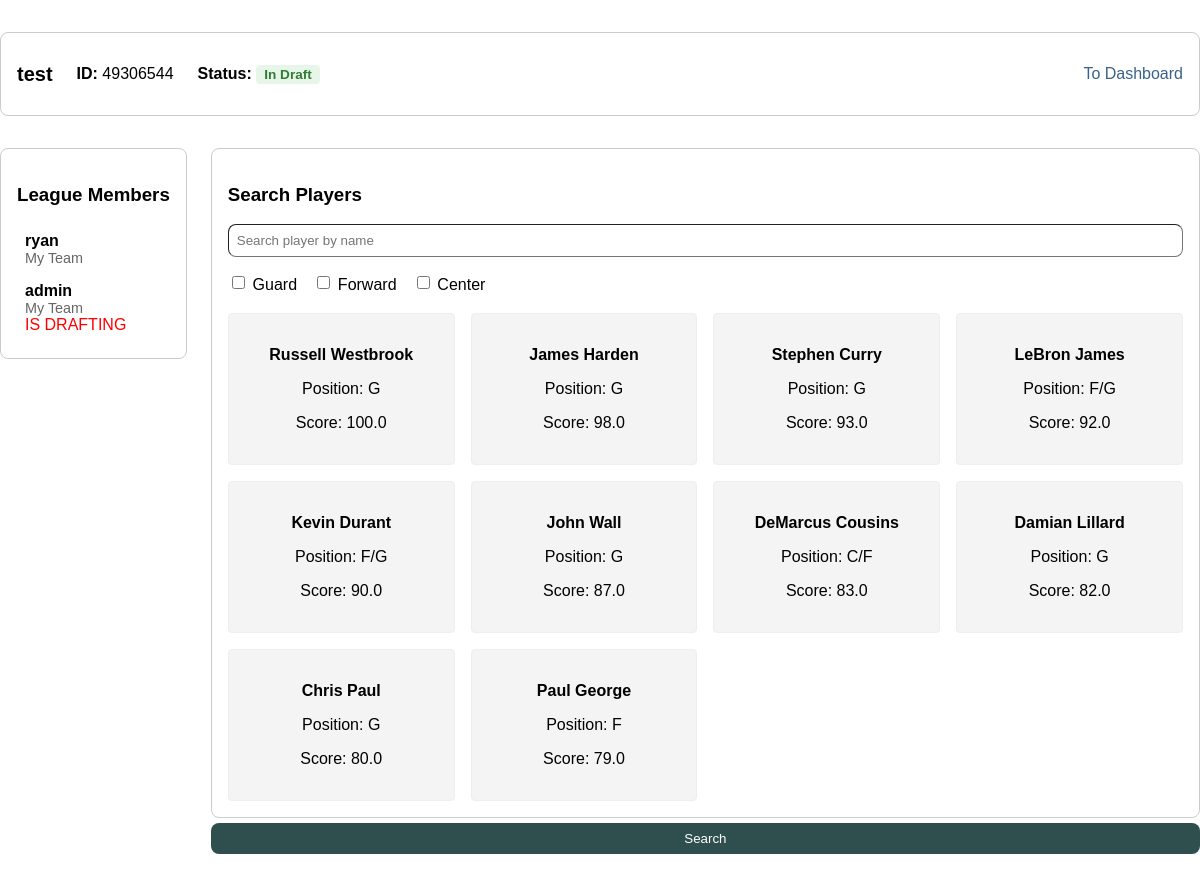
/league/49306544, run on an earlier commit of the app's database.
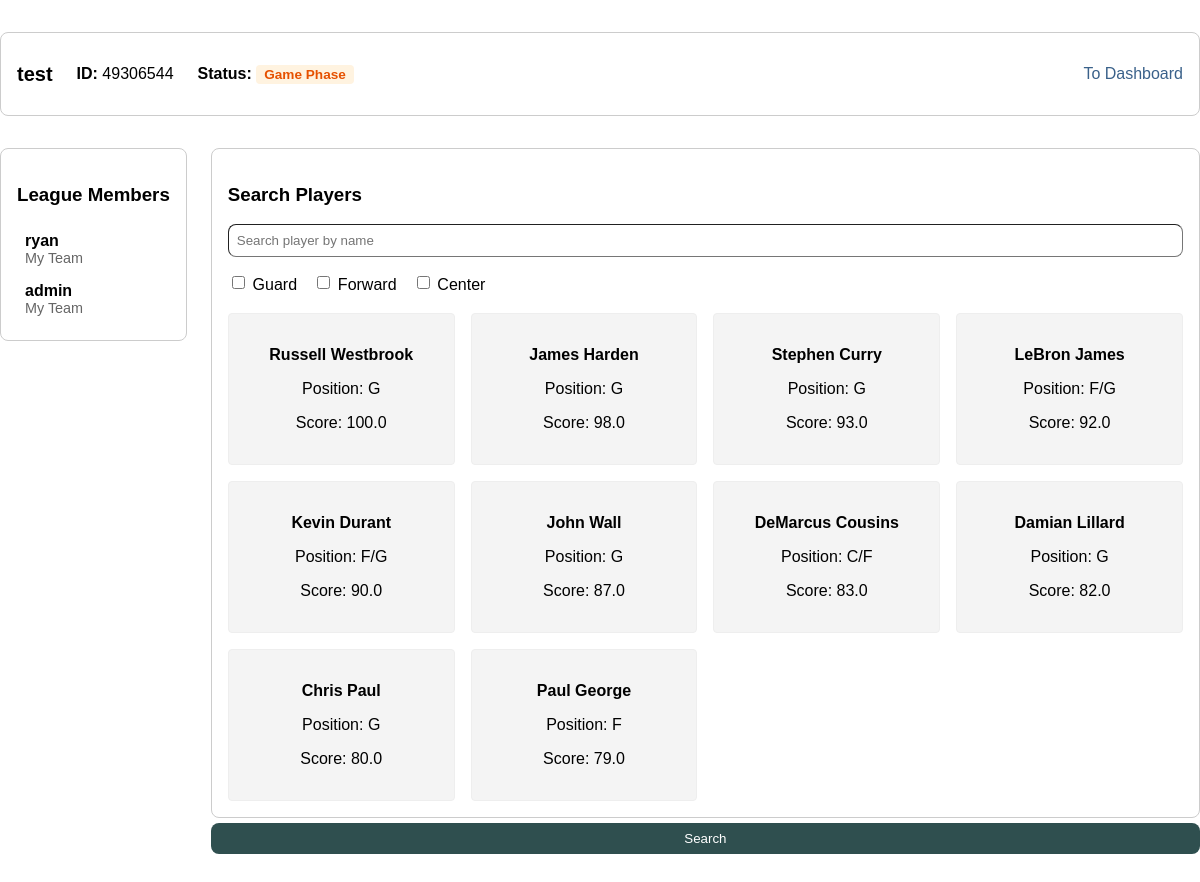
And on a later commit of the database.
### tables this page shows
CREATE TABLE PlayerTeam (
    teamID INTEGER PRIMARY KEY,
    LID INTEGER,
    accountID INTEGER,
    teamName TEXT,
    FOREIGN KEY (LID) REFERENCES PlayerLeague(LID),
    FOREIGN KEY (accountID) REFERENCES PlayerAccount(accountID)
);

CREATE TABLE PlayerAccount (
    accountID INTEGER PRIMARY KEY,
    username TEXT UNIQUE,
    email TEXT UNIQUE,
    password TEXT
);

### app.py (the view, shortened to what this page needs)
@app.route("/league/<int:league_id>")
def league(league_id):
    conn = sqlite3.connect(DB_FILE)
    conn.row_factory = sqlite3.Row
    cursor = conn.cursor()
    cursor.execute(
        """SELECT LID as id, leagueName, status, ownerAccount, draftType
            FROM PlayerLeague
            WHERE LID = ?""",
        (league_id,)
        )
    league_data = cursor.fetchone()
    cursor.execute(
        """SELECT pt.teamID, pt.teamName as team_name, pa.username as name
            FROM PlayerTeam pt
            JOIN PlayerAccount pa on pt.accountID = pa.accountID
            WHERE pt.LID = ?""",
        (league_id,)
        )
    members = cursor.fetchall()
    current_turn_team_id = None
    if league_data and league_data['status'] == 'started':
        current_turn_team_id = get_current_draft_turn(cursor, league_id)
        if current_turn_team_id is None and league_data['status'] != 'final':
            conn.commit() # Status was updated to final inside get_current_draft_turn
    search = request.args.get('search', '')
    positions = request.args.getlist('position')
    query = "SELECT * FROM NBAPlayer WHERE playerName Like ?"
    search_parameter = '%' + search + '%'
    params = [search_parameter]
    query += "ORDER BY prevPlayerScore DESC"
    cursor.execute(query, params)
    player_list = cursor.fetchall()[:10]  #get top 10 results should sort by player avg before getting top 10
    conn.close()
    if league_data is None:
        return redirect(url_for('dashboard'))
    return render_template("league.html", league=league_data, members=members,
                           player_list=player_list, current_turn=current_turn_team_id)

### templates/league.html (shortened to what this page needs)
<!DOCTYPE html>
<html lang="en">
<head>
    <link rel="stylesheet" href="{{ url_for('static', filename='style.css') }}">
</head>
<body>
    <div class="league-container">
        <div class="league-header">
            <div class="league-info-group">
                <h1>{{ league.leagueName }}</h1>
                <p class="league-id"><strong>ID:</strong> {{ league.id }}</p>
                <div class="status">
                    <strong>Status:</strong>
                    {% if league.status == 'initial' %}
                        <span class="status-badge status-initial">Initial</span>
                    {% elif league.status == 'started' %}
                        <span class="status-badge status-draft">In Draft</span>
                    {% else %}
                        <span class="status-badge status-game">Game Phase</span>
                    {% endif %}
                </div>
            </div>
            <div class="header-things">
                <a href="{{ url_for('dashboard') }}" class="dashboard-link">To Dashboard</a>
            </div>
        </div>
        <div class="league-main-content">
            <div class="members-bar">
                <h3>League Members</h3>
                <div class="member-list">
                    {% for member in members %}
                        <div class="member-item {% if current_turn and member.teamID == current_turn %}current-turn{% endif %}">
                            <span><strong>{{ member.name }}</strong></span>
                            <span class="member-team">{{ member.team_name }}</span>
                            {% if current_turn and member.teamID == current_turn %}
                                <span class="turn-indicator" style = "color:red">IS DRAFTING</span>
                            {% endif %}
                        </div>
                    {% endfor %}
                </div>
            </div>
            <form method="GET" action="{{url_for('league', league_id=league.id)}}">
            <div class="player-search-section">
                <h3>Search Players</h3>
                <input type="text" id="playerSearch" class="player-search-input" placeholder="Search player by name" name="search">
                <div class="choose-position">
                    <label><input type="checkbox" name="position" value="G"> Guard</label>
                    <label><input type="checkbox" name="position" value="F"> Forward</label>
                    <label><input type="checkbox" name="position" value="C"> Center</label>
                </div>
                <div class="player-grid">
                    {% for player in player_list %}
                    {% set player_url = url_for('player_details', player_id=player.PID, league_id=league.id) %}
                    <div class="player-card"
                         ondblclick="openPlayerStats('{{ player_url }}')">
                        <p><strong>{{player.playerName}}</strong></p>
                        <p>Position: {{player.position}}</p>
                        <p>Score: {{player.prevPlayerScore}}</p>
                    </div>
                    {% endfor %}
                </div>
            </div>
            <button type="submit" style = "background-color:darkslategray; margin-top: 5px;">Search</button>
            </form>
        </div>
    </div>
</body>
</html>

What changed in the data, as far as the page shows it:
changed PlayerLeague "test": status "started" → "final" (drawn)
shown differently, row unchanged: PlayerTeam "admin": no longer shows "IS DRAFTING"
Also different on the page:
text no longer shown: "In Draft"
text now shown: "Game Phase"
